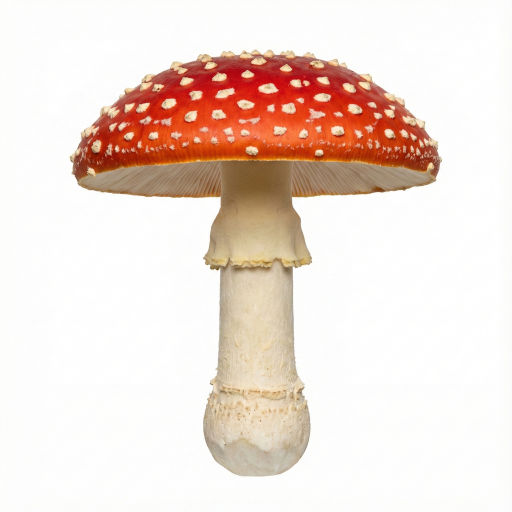
#> input picture data/amanita_mushroom.png, 1024 x 1024 px (shown at 1/2 size)
$ python fake_sldgen.py --target ../data/amanita_mushroom.png --output-dir out
#> lines starting #> are read from the running program, lines starting #| are printed output that depends on the picture; after the words box and inside, x2 and y2 are one past the last pixel; in counts of white or black regions, pixels touching at a corner belong together
"""A stand-in for ``sldgen.py`` that needs no GPU, no models and no torch.

The worker's job is supervision: spawn a segment, poll its heartbeat, signal it,
classify how it ended, and decide what state the job lands in. All of that is
testable -- and worth testing -- without spending 15 minutes of GPU time per
case, provided the thing being supervised behaves like the real one. So this
script honours the parts of the contract the worker actually depends on:

  * the ``<output-dir>/<target-stem>/<experiment-name>/`` layout
  * ``state.json`` written at every save interval and every checkpoint
  * ``checkpoints/ckpt_NNNNN.pt`` plus a ``latest.pt`` copy
  * ``--resume`` continuing from the checkpoint's own epoch
  * graceful SIGTERM: finish the iteration, checkpoint, exit 0
  * a second SIGTERM exiting 143 immediately
  * finalisation only on reaching ``--num-iter``
  * SLDgen's exit codes, and tqdm-style ``\\r`` progress output

Checkpoints are JSON with a ``.pt`` name: the worker only ever reads their
*filenames*, and the fake reads its own back, so no tensor library is involved.

Fault injection, for the failure-path tests. Environment variables apply to every
segment, which is fine for a whole-run setting like iteration speed; per-job
faults instead come from a ``fault.json`` the test drops in the job directory
(the ``--output-dir``), because the worker gives every child the same environment
and a test needs to fail one specific job:

  {"exit_code": 3}                  exit with this code instead of running
  {"exit_code": 1, "fail_at": 50}   run to this epoch, then exit
  {"stall": true}                   ignore SIGTERM, to exercise the SIGKILL fallback
  {"iter_delay": 0.05}              slow the loop down

  FAKE_SLDGEN_ITER_DELAY  default seconds per iteration (default 0.002)
"""

import argparse
import json
import os
import shutil
import signal
import sys
import time
from datetime import datetime, timezone
from pathlib import Path

BLIP2_CAPTION = "a single line drawing of a firefighter"

_stop_requested = False
_signal_count = 0
_fault = {}


# [11 lines left out: function _handle_sigterm, not called in this run]


def parse_args():
    parser = argparse.ArgumentParser()
    parser.add_argument("--target", required=True)
    parser.add_argument("--output-dir", required=True)
    parser.add_argument("--experiment-name", default="run")
    parser.add_argument("--num-iter", type=int, default=4000)
    parser.add_argument("--stop-at", type=int, default=None)
    parser.add_argument("--resume", default=None)
    parser.add_argument("--save-interval", type=int, default=100)
    parser.add_argument("--checkpoint-interval", type=int, default=0)
    parser.add_argument("--caption", default="")
    parser.add_argument("--seed", type=int, default=0)
    parser.add_argument("--no-video", action="store_false", dest="save_video")
    parser.add_argument("--render-size", type=int, default=512)
    # Canny attraction. The fake runs the *real* SLDgen/canny_attract.py here
    # rather than faking its output: that module needs only cv2/numpy, the SVG
    # it produces is what the service and UI consume, and a stub of it would
    # test the plumbing against a file the real run never writes.
    parser.add_argument("--attract-canny", action="store_true")
    parser.add_argument("--attract-canny-low", type=float, default=100.0)
    parser.add_argument("--attract-canny-high", type=float, default=200.0)
    parser.add_argument("--attract-canny-blur", type=int, default=3)
    parser.add_argument("--attract-canny-simplify", type=float, default=1.0)
    parser.add_argument("--attract-canny-min-length", type=float, default=12.0)
    parser.add_argument("--attract-canny-max-points", type=int, default=400)
    # Image fidelity loss (Spec 6). As with Canny attraction, the edge target is
    # derived by the *real* SLDgen/image_loss.py code, so the file the UI
    # previews is the file SLDgen writes.
    parser.add_argument("--image-loss", action="store_true")
    parser.add_argument("--image-loss-weight", type=float, default=0.2)
    parser.add_argument("--image-loss-schedule", default="constant")
    parser.add_argument("--image-loss-schedule-start", type=float, default=None)
    parser.add_argument("--image-loss-chamfer", type=float, default=1.0)
    parser.add_argument("--image-loss-pyramid", type=float, default=0.0)
    parser.add_argument("--image-loss-landmark", type=float, default=0.0)
    parser.add_argument("--image-loss-target", default=None)
    parser.add_argument("--image-loss-canny-low", type=float, default=100.0)
    parser.add_argument("--image-loss-canny-high", type=float, default=200.0)
    parser.add_argument("--image-loss-canny-blur", type=int, default=3)
    parser.add_argument("--image-loss-curve-samples", type=int, default=2000)
    parser.add_argument("--image-loss-landmarks", default=None)
    return parser.parse_known_args()[0]


def write_canvas_images(run_dir, target, render_size):
    """Stand in for ``targets.get_target``: the canvas-space image and its mask.

    The real run writes these before anything else, and three features read them
    back -- the labelmap partition default, the artwork pane, and the Canny
    preview -- so a fake that skips them cannot exercise any of those. Real
    pixels when PIL is available, placeholder bytes when it is not, because the
    supervision tests must keep running in an interpreter with no image stack.
    """
    try:
        from PIL import Image
    except ImportError:
        (run_dir / "input.png").write_bytes(b"\x89PNG\r\n\x1a\n(input)")
        (run_dir / "mask.png").write_bytes(b"\x89PNG\r\n\x1a\n(mask)")
        return False

    source = Image.open(target).convert("RGB") if Path(target).exists() else None
    canvas = Image.new("RGB", (render_size, render_size), (255, 255, 255))
    if source is not None:
        # Same shape as the real pipeline: fit the subject into the canvas
        # centred, which is what makes the coordinates canvas space.
        scaled = source.copy()
        scaled.thumbnail((int(render_size * 0.75), int(render_size * 0.75)))
        canvas.paste(
            scaled,
            ((render_size - scaled.width) // 2, (render_size - scaled.height) // 2),
        )
    canvas.save(run_dir / "input.png")

    mask = Image.new("L", (render_size, render_size), 0)
    inset = int(render_size * 0.1)
    mask.paste(255, (inset, inset, render_size - inset, render_size - inset))
    mask.save(run_dir / "mask.png")
    return True


# [48 lines left out: functions write_attract_canny, write_image_loss_target, not called in this run]


IMAGE_LOSS_COLUMNS = (
    "epoch,alpha,sds_norm,img_norm,cosine,skipped,loss_sds,loss_img,chamfer,pyramid,landmark"
)


# [21 lines left out: functions open_image_loss_log, image_loss_alpha, not called in this run]


def utcnow():
    return datetime.now(timezone.utc).strftime("%Y-%m-%dT%H:%M:%SZ")


def write_state(run_dir, **fields):
    """Atomic, exactly as the real heartbeat is: a poller must never see a partial file."""
    payload = {"updated_at": utcnow(), **fields}
    tmp = run_dir / "state.json.tmp"
    tmp.write_text(json.dumps(payload, indent=4))
    os.replace(tmp, run_dir / "state.json")


def write_checkpoint(run_dir, epoch, num_iter, caption):
    directory = run_dir / "checkpoints"
    directory.mkdir(parents=True, exist_ok=True)
    path = directory / f"ckpt_{epoch:05d}.pt"
    path.write_text(
        json.dumps({"format_version": 1, "epoch": epoch, "num_iter": num_iter,
                    "resolved_caption": caption})
    )
    shutil.copyfile(path, directory / "latest.pt")
    return path


def load_fault(output_dir):
    path = Path(output_dir) / "fault.json"
    try:
        return json.loads(path.read_text())
    except (OSError, ValueError):
        return {}


def main():
    global _fault
    signal.signal(signal.SIGTERM, _handle_sigterm)
    args = parse_args()
    _fault = load_fault(args.output_dir)

    forced_exit = _fault.get("exit_code")
    fail_at = _fault.get("fail_at")
    if forced_exit is not None and fail_at is None:
        print(f"fake sldgen: failing immediately with exit code {forced_exit}", flush=True)
        return int(forced_exit)

    run_dir = Path(args.output_dir) / Path(args.target).stem / args.experiment_name
    for name in ("svg_to_png", "svg_logs", "checkpoints"):
        (run_dir / name).mkdir(parents=True, exist_ok=True)

    caption = args.caption or BLIP2_CAPTION
    stop_at = args.stop_at if args.stop_at is not None else args.num_iter
    delay = float(_fault.get("iter_delay", os.environ.get("FAKE_SLDGEN_ITER_DELAY", "0.002")))

    start_epoch = -1
    if args.resume:
        resume_payload = json.loads(Path(args.resume).read_text())
        start_epoch = int(resume_payload["epoch"])
        print(f"Resuming {args.resume} at epoch {start_epoch} (horizon {args.num_iter}).",
              flush=True)

    print("Running SLDgen:", flush=True)
    write_state(run_dir, epoch=max(start_epoch, 0), num_iter=args.num_iter, stop_at=stop_at,
                phase="init", resolved_caption=caption, iters_per_sec=None,
                latest_checkpoint=None, latest_preview=None)

    # get_target runs on every segment, resumed or not, and so does the Canny
    # generation that follows it -- which is what makes the generated SVG
    # identical across segments rather than something only the first one has.
    real_images = write_canvas_images(run_dir, args.target, args.render_size)
#> in write_canvas_images, source is the input picture: PIL image 1024x1024 RGB; mean R, G, B 238.7, 222.1, 213.8
#> in write_canvas_images, `canvas = Image.new("RGB", (render_size, render_size), (255, 255, 255))`: canvas: PIL image 512x512 RGB; every value is 255
#> in write_canvas_images, `scaled.thumbnail((int(render_size * 0.75), int(render_size * 0.75)))`:
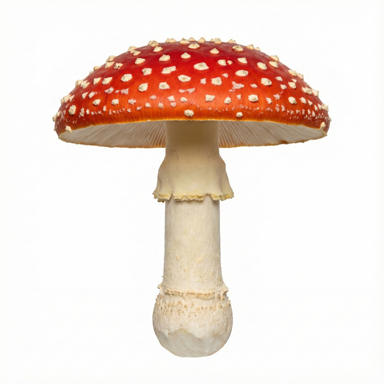
#> scaled: PIL image 384x384 RGB; mean R, G, B 238.7, 222.1, 213.8
#> in write_canvas_images, `canvas.paste( scaled, ((render_size - scaled.width) // 2, (render_size..`:
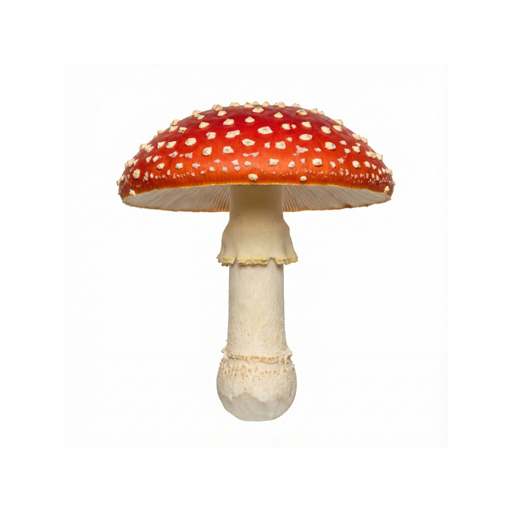
#> canvas: PIL image 512x512 RGB; mean R, G, B 245.8, 236.5, 231.8
#> in write_canvas_images, `mask = Image.new("L", (render_size, render_size), 0)`: mask: PIL image 512x512 L; every value is 0
#> in write_canvas_images, `mask.paste(255, (inset, inset, render_size - inset, render_size - inse..`:
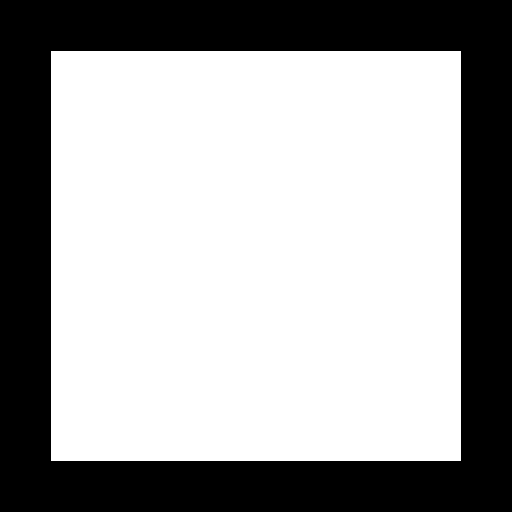
#> mask: PIL image 512x512 L; 64.1% white; 1 black region, box (x1, y1, x2, y2) and area: (0, 0, 512, 512) 94044
    if args.attract_canny and real_images:
        write_attract_canny(run_dir, args)
    image_log = None
    if args.image_loss:
        if real_images:
            write_image_loss_target(run_dir, args)
        image_log = open_image_loss_log(run_dir, start_epoch if args.resume else None)

    if start_epoch < 0:
        # save_current_step writes the SVG *and* the PNG, at epoch 0 as at every
        # save interval. Writing only the PNG here would make frame 0 look like
        # it had no SVG, which is not something the real run ever produces.
        (run_dir / "svg_to_png" / "iter_0000.png").write_bytes(b"\x89PNG\r\n\x1a\n(frame 0)")
        (run_dir / "svg_logs" / "svg_iter0.svg").write_text("<svg/>")
        (run_dir / "config.json").write_text(json.dumps({"num_iter": args.num_iter}, indent=4))

    latest_preview = "svg_to_png/iter_0000.png"
    latest_checkpoint = None
    epoch = start_epoch
    started = time.time()

    for epoch in range(start_epoch + 1, stop_at + 1):
        time.sleep(delay)
        # tqdm-style repaint: the same line rewritten, which is what makes
        # carriage-return cooking worth having at serve time.
        sys.stdout.write(f"\r    {epoch}/{stop_at} iterations")
        sys.stdout.flush()

        if fail_at is not None and epoch >= int(fail_at):
            code = int(forced_exit if forced_exit is not None else 1)
            print(f"\nfake sldgen: failing at epoch {epoch} with exit code {code}", flush=True)
            return code

        if image_log is not None:
            chamfer = 10.0 / (1 + epoch)
            image_log.write(
                f"{epoch},{image_loss_alpha(args, epoch):.7g},1,0.5,0.1,0,1,{chamfer:.7g},"
                f"{chamfer:.7g},,\n"
            )
            image_log.flush()

        rate = (epoch - start_epoch) / max(time.time() - started, 1e-9)
        if epoch % args.save_interval == 0 and epoch > 0:
            # Distinct per epoch, so a test can tell *which* frame was served --
            # "the preview follows the frame you parked on" is unprovable when
            # every frame is byte-identical.
            (run_dir / "svg_to_png" / f"iter_{epoch:04d}.png").write_bytes(
                b"\x89PNG\r\n\x1a\n(frame %d)" % epoch
            )
            (run_dir / "svg_logs" / f"svg_iter{epoch}.svg").write_text(
                f"<svg><!-- epoch {epoch} --></svg>"
            )
            latest_preview = f"svg_to_png/iter_{epoch:04d}.png"
            write_state(run_dir, epoch=epoch, num_iter=args.num_iter, stop_at=stop_at,
                        phase="optimizing", iters_per_sec=rate, resolved_caption=caption,
                        latest_checkpoint=latest_checkpoint, latest_preview=latest_preview)

        due = args.checkpoint_interval > 0 and epoch > 0 and epoch % args.checkpoint_interval == 0
        if due and epoch < stop_at:
            path = write_checkpoint(run_dir, epoch, args.num_iter, caption)
            latest_checkpoint = f"checkpoints/{path.name}"
            write_state(run_dir, epoch=epoch, num_iter=args.num_iter, stop_at=stop_at,
                        phase="optimizing", iters_per_sec=rate, resolved_caption=caption,
                        latest_checkpoint=latest_checkpoint, latest_preview=latest_preview)

        if _stop_requested:
            break

    path = write_checkpoint(run_dir, epoch, args.num_iter, caption)
    latest_checkpoint = f"checkpoints/{path.name}"
    rate = (epoch - start_epoch) / max(time.time() - started, 1e-9)
    write_state(run_dir, epoch=epoch, num_iter=args.num_iter, stop_at=stop_at,
                phase="optimizing", iters_per_sec=rate, resolved_caption=caption,
                latest_checkpoint=latest_checkpoint, latest_preview=latest_preview)

    if epoch < args.num_iter:
        reason = "SIGTERM" if _stop_requested else f"--stop-at {stop_at}"
        print(f"\n\tStopped at epoch {epoch} of {args.num_iter} ({reason}).", flush=True)
        return 0

    write_state(run_dir, epoch=epoch, num_iter=args.num_iter, stop_at=stop_at,
                phase="finalizing", iters_per_sec=rate, resolved_caption=caption,
                latest_checkpoint=latest_checkpoint, latest_preview=latest_preview)
    (run_dir / "final_sld.svg").write_text("<svg><path d='M 0 0 L 1 1'/></svg>")
    (run_dir / "final_sld.png").write_bytes(b"\x89PNG\r\n\x1a\n(final)")
    (run_dir / "metrics.json").write_text(json.dumps({"clip": 0.5, "aesthetic": 5.0}, indent=4))
    if args.save_video:
        (run_dir / "sketch.mp4").write_bytes(b"(video)")
    write_state(run_dir, epoch=epoch, num_iter=args.num_iter, stop_at=stop_at,
                phase="done", iters_per_sec=rate, resolved_caption=caption,
                latest_checkpoint=latest_checkpoint, latest_preview=latest_preview)
    print("\nDone!", flush=True)
    return 0


if __name__ == "__main__":
    sys.exit(main())
#> (the program exits here)

$ run again, on data/ballerina.png
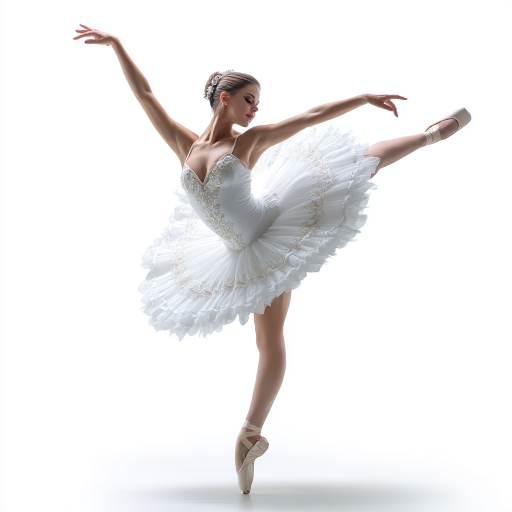
#> input picture data/ballerina.png, 1024 x 1024 px (shown at 1/2 size)
#> in write_canvas_images, source is the input picture: PIL image 1024x1024 RGB; mean R, G, B 238.5, 237.3, 237.5
#> in write_canvas_images, `scaled.thumbnail((int(render_size * 0.75), int(render_size * 0.75)))`:
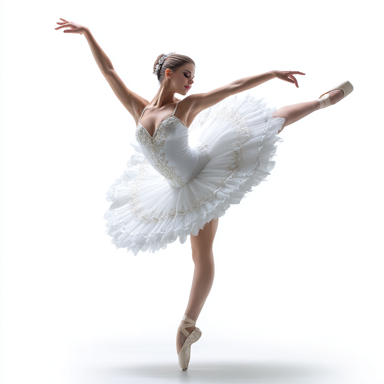
#> scaled: PIL image 384x384 RGB; mean R, G, B 238.5, 237.3, 237.4
#> in write_canvas_images, `canvas.paste( scaled, ((render_size - scaled.width) // 2, (render_size..`:
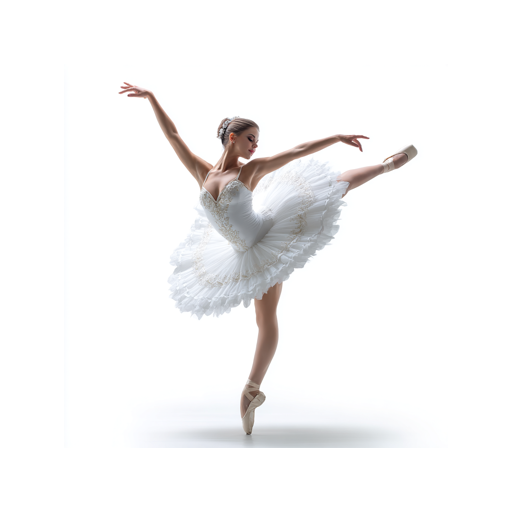
#> canvas: PIL image 512x512 RGB; mean R, G, B 245.7, 245.1, 245.1

$ run again, on data/barrel_cactus.png
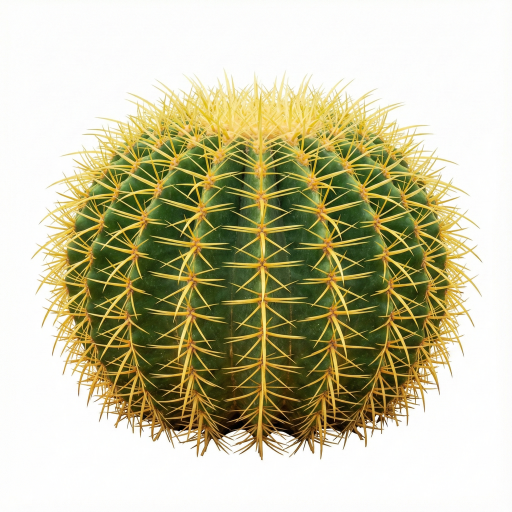
#> input picture data/barrel_cactus.png, 1024 x 1024 px (shown at 1/2 size)
#> in write_canvas_images, source is the input picture: PIL image 1024x1024 RGB; mean R, G, B 196.8, 192.8, 160.4
#> in write_canvas_images, `scaled.thumbnail((int(render_size * 0.75), int(render_size * 0.75)))`:
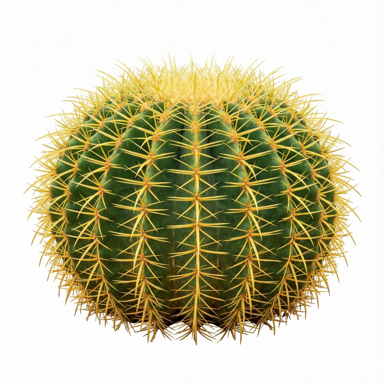
#> scaled: PIL image 384x384 RGB; mean R, G, B 196.8, 192.8, 160.4
#> in write_canvas_images, `canvas.paste( scaled, ((render_size - scaled.width) // 2, (render_size..`:
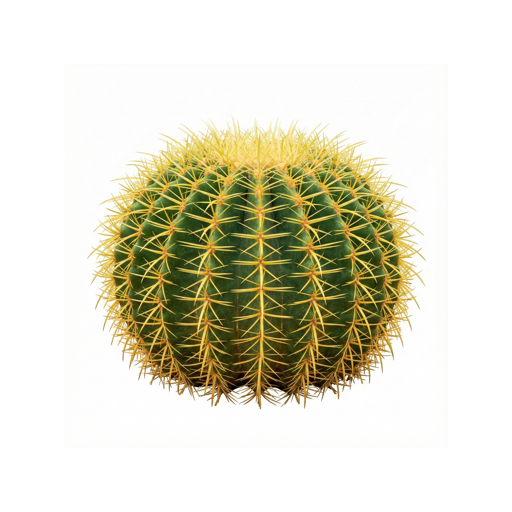
#> canvas: PIL image 512x512 RGB; mean R, G, B 222.3, 220, 201.8
